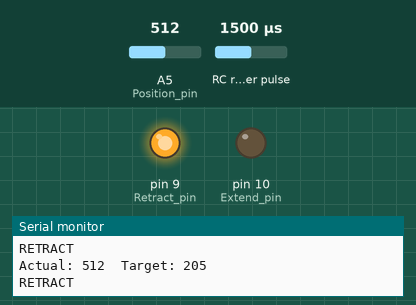
The sketch below on a simulated Arduino Uno, built with avr-gcc and run on an emulated ATmega328P. Shown: output pins drawn as LEDs (lit = HIGH), the last lines printed to the serial monitor. Wiring (inferred from the names in the program): RC receiver channel: data pin 7. Inputs (shaded band) come from the test bench; at power-on: A5 (Position_pin) = 512, RC receiver pulse 1500 µs.

Above: at 1.2 s.
1.3 s: A5 (Position_pin) set to 225
2.8 s: A5 (Position_pin) set to 209
At 3.5 s:
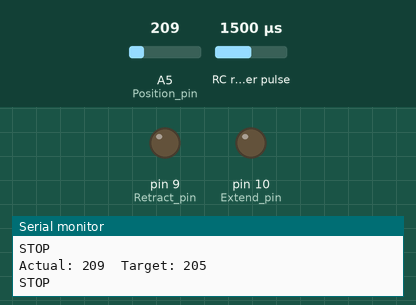
4.3 s: RC receiver pulse (sensor on pin 7) set to 1649 µs
5.8 s: RC receiver pulse (sensor on pin 7) set to 1667 µs
At 7.0 s:
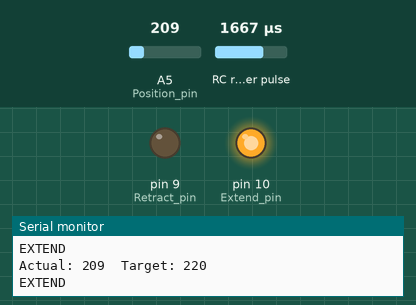
7.3 s: RC receiver pulse (sensor on pin 7) set to 1020 µs
At 8.1 s:
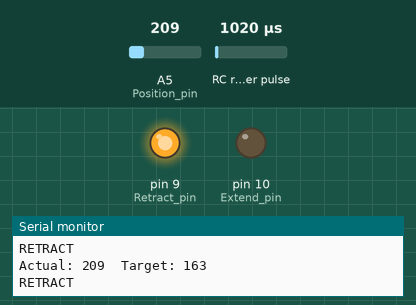
8.8 s: RC receiver pulse (sensor on pin 7) set to 1402 µs
10.3 s: RC receiver pulse (sensor on pin 7) set to 1437 µs
At 11.6 s:
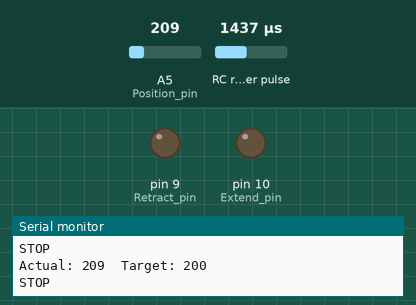
Timing chart, 0 to 12.8 s (numbered marks = the images above; inputs shaded):
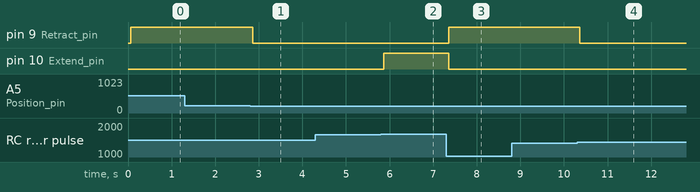

Measured:
- the behaviour switches between 216 and 215 on A5 (Position_pin) (found by bisection; images 0 and 1)
- the behaviour switches between 1658 and 1659 µs on RC receiver pulse (sensor on pin 7) (found by bisection; images 1 and 2)
- the behaviour switches between 1420 and 1421 µs on RC receiver pulse (sensor on pin 7) (found by bisection; images 3 and 4)
- after the input at 2.8 s, pin 9 (Retract_pin): HIGH → LOW after 0.06 s
- after the input at 5.8 s, pin 10 (Extend_pin): LOW → HIGH after 0.06 s
- after the input at 7.3 s, pin 9 (Retract_pin): LOW → HIGH after 0.06 s; pin 10 (Extend_pin): HIGH → LOW after 0.06 s
- after the input at 10.3 s, pin 9 (Retract_pin): HIGH → LOW after 0.06 s

The sketch:

actuator_Final.ino
```cpp
const int rc_pin = 7;
const int Extend_pin = 10;
const int Retract_pin = 9;
const int Position_pin = A5;

int RC_duration;
int RC_location;
int actual_location;

const int deadband = 10;
const int lower_limit = 160;
const int upper_limit = 250;
const int default_position = 220;

void setup() {
    Serial.begin(9600);
    pinMode(rc_pin, INPUT);
    pinMode(Extend_pin, OUTPUT);
    pinMode(Retract_pin, OUTPUT);
    digitalWrite(Extend_pin, LOW);
    digitalWrite(Retract_pin, LOW);
}

void loop() {
    RC_duration = constrain(pulseIn(rc_pin, HIGH), 1000, 2000);
    RC_location = map(RC_duration, 980, 2000, lower_limit, upper_limit);

    actual_location = analogRead(Position_pin);

    Serial.print("Actual: ");
    Serial.print(actual_location);
    Serial.print("  Target: ");
    Serial.print(RC_location);
    Serial.print('\n');

    if (actual_location < lower_limit) {
        // If below range, move to default position
        if (actual_location < default_position - deadband) {
            extend();
        } else {
            stopMotor();
        }
    } else if (actual_location > upper_limit) {
        // If above range, move to default position
        if (actual_location > default_position + deadband) {
            retract();
        } else {
            stopMotor();
        }
    } else {
        // If within range, operate normally
        if ((actual_location <= RC_location + deadband) && (actual_location >= RC_location - deadband)) {
            stopMotor();
        } else if (actual_location > RC_location + deadband) {
            retract();
        } else if (actual_location < RC_location - deadband) {
            extend();
        }
    }

    delay(50);
}

void extend() {
    digitalWrite(Extend_pin, HIGH);
    digitalWrite(Retract_pin, LOW);
    Serial.println("EXTEND");
}

void retract() {
    digitalWrite(Extend_pin, LOW);
    digitalWrite(Retract_pin, HIGH);
    Serial.println("RETRACT");
}

void stopMotor() {
    digitalWrite(Extend_pin, LOW);
    digitalWrite(Retract_pin, LOW);
    Serial.println("STOP");
}
```
